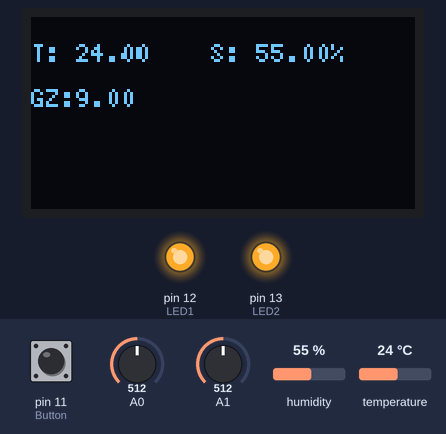
The sketch below on a simulated Arduino Uno, built with avr-gcc and run on an emulated ATmega328P. Shown: 128×64 one-colour display, output pins drawn as LEDs (lit = HIGH). Inputs (shaded band) come from the test bench; at power-on: A0 = 512, pin 11 (Button) HIGH, A1 = 512, humidity 55 %, temperature 24 °C.

Above: at 1.2 s.
1.3 s: A0 set to 494
At 1.9 s:
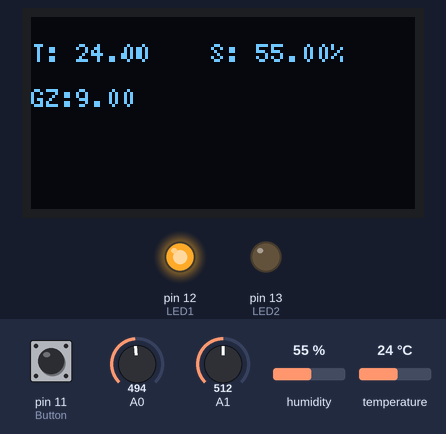
3.0 s: pin 11 (Button) pulled LOW for 1 s
At 3.7 s:
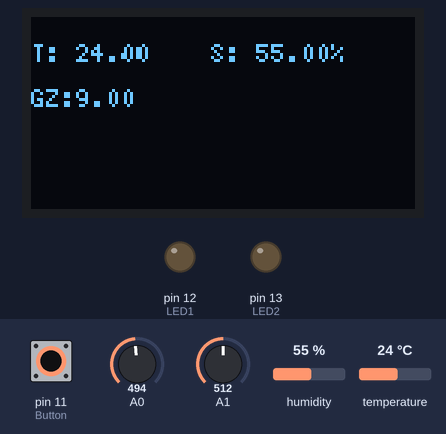
5.6 s: pin 11 (Button) pulled LOW for 3.2 s
At 9.7 s:
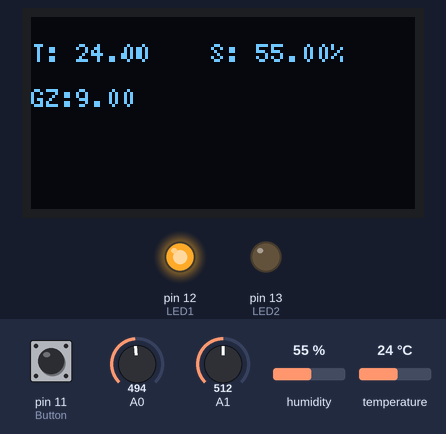
Timing chart, 0 to 11.2 s (numbered marks = the images above; inputs shaded):
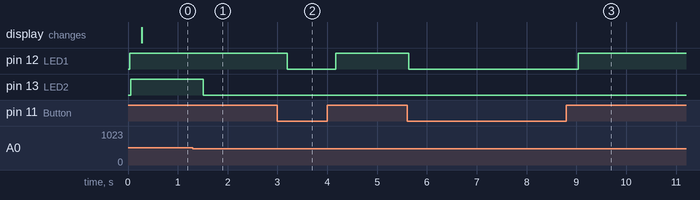

Measured:
- the behaviour switches between 511 and 510 on A0 (found by bisection; images 0 and 1)
- after the input at 1.3 s, pin 13 (LED2): HIGH → LOW after 0.22 s
- after the input at 3.0 s, pin 12 (LED1): HIGH → LOW after 0.20 s, → HIGH 0.97 s later
- after the input at 5.6 s, pin 12 (LED1): HIGH → LOW at once, → HIGH 3.4 s later

The sketch:

zhongbiao_dingzuo.ino
```cpp
#include <dht11.h>//程序中调用了dht11的库
#include <Arduino.h>
#include <U8g2lib.h>

#ifdef U8X8_HAVE_HW_SPI
#include <SPI.h>
#endif
#ifdef U8X8_HAVE_HW_I2C
#include <Wire.h>
#endif
#define AD5 A5   //定义模拟口A5
#define LED2 13
#define LED1 12//定义数字口13
int Button = 11;         //定义按键脚
int Intensity = 0;//光照度数值
String comdata = "";
String str = "";
int a = 3;

U8G2_SSD1306_128X64_NONAME_1_SW_I2C u8g2(U8G2_R0, /* clock=*/ SCL, /* data=*/ SDA, /* reset=*/ U8X8_PIN_NONE);

dht11 DHT11;//定义一个名字叫做DHT11，类型为dht11的值。

#define DHT11PIN 2//定义DHT11的引脚号为D2。

/////////////////摄氏度计算/////////////////////
double Fahrenheit(double celsius)
{
  return 1.8 * celsius + 32;
}    //摄氏温度度转化为华氏温度

double Kelvin(double celsius)
{
  return celsius + 273.15;
}     //摄氏温度转化为开氏温度

// 露点（点在此温度时，空气饱和并产生露珠）
// 参考: http://wahiduddin.net/calc/density_algorithms.htm
double dewPoint(double celsius, double humidity)
{
  double A0 = 373.15 / (273.15 + celsius);
  double SUM = -7.90298 * (A0 - 1);
  SUM += 5.02808 * log10(A0);
  SUM += -1.3816e-7 * (pow(10, (11.344 * (1 - 1 / A0))) - 1) ;
  SUM += 8.1328e-3 * (pow(10, (-3.49149 * (A0 - 1))) - 1) ;
  SUM += log10(1013.246);
  double VP = pow(10, SUM - 3) * humidity;
  double T = log(VP / 0.61078); // temp var
  return (241.88 * T) / (17.558 - T);
}

// 快速计算露点，速度是5倍dewPoint()
// 参考: http://en.wikipedia.org/wiki/Dew_point
double dewPointFast(double celsius, double humidity)
{
  double a = 17.271;
  double b = 237.7;
  double temp = (a * celsius) / (b + celsius) + log(humidity / 100);
  double Td = (b * temp) / (a - temp);
  return Td;
}
/////////////////////////////////////////////////////////////

void setup()
{
  pinMode(LED1, OUTPUT);
   pinMode(LED2, OUTPUT);//设置LED为输出模式
pinMode(Button, INPUT_PULLUP);
digitalWrite(LED1,LOW);
digitalWrite(LED2,LOW);
  Serial.begin(9600);
  u8g2.begin();

}
//////////////////////////////////////////////////////////////////
void loop()
{

  ///////////////按键/////////////////////////////////////////
  int ButtonState = digitalRead(Button); //设置变量存储读到的状态值
   if(ButtonState==0)
   {
   digitalWrite(LED1,LOW); //判断，如果读到的状态为1，表明按键已经按下，这时候点亮LED
   }

 else
   {
    digitalWrite(LED1,HIGH);
   }
  ////////////////DHT11/////////////////////////////////////////


  int chk = DHT11.read(DHT11PIN);
  switch (chk)
  {
    case DHTLIB_OK:
      break;
    case DHTLIB_ERROR_CHECKSUM:
      break;
    case DHTLIB_ERROR_TIMEOUT:
      break;
    default:
      break;
  }
  ///////////////////////光敏电阻///////////////////
Intensity = analogRead(A1);  //读取模拟口AD5的值，存入Intensity变量
  a=5000/Intensity;
  ////////////////////烟雾传感器//////////////////////
  int val;
  val = analogRead(0);


   if(val>510)
   {
   digitalWrite(LED2,HIGH);
   }
   else
   {
    digitalWrite(LED2,LOW);
   }

///////////////////////字符处理///////////////////
  while (Serial.available() > 0)
    {
        comdata += char(Serial.read());
        delay(2);
    }
    if (comdata.length() > 0)
    {

        str =comdata;
        comdata = "";

    }
  ///////////////////////12864///////////////////
   u8g2.firstPage();
    do {
       u8g2.setFont(u8g2_font_5x7_tr); //设置字体//font_ncenB14_tr
      u8g2.setCursor(0, 30);    //设置光标处
       u8g2.print("GZ:");  //输出内容
      u8g2.setCursor(0,15);    //设置光标处
      u8g2.print("T:");  //输出内容
 u8g2.setCursor(60,15);    //设置光标处
 u8g2.print("S:");  //输出内容
 u8g2.setCursor(30,15);    //设置光标处
      u8g2.print("oC");  //输出内容
u8g2.setCursor(100,15);    //设置光标处
      u8g2.print("%");  //输出内容


      u8g2.setFont(u8g2_font_5x7_tr); //设置字体
     u8g2.setCursor(15,30);    //设置光标处
      u8g2.print((float)a);  //输出内容
     u8g2.setCursor(15,15);    //设置光标处
      u8g2.print((float)DHT11.temperature);  //输出内容
      u8g2.setCursor(75,15);    //设置光标处
      u8g2.print((float)DHT11.humidity);  //输出内容
       u8g2.setCursor(0,45);    //设置光标处
      u8g2.print(str);  //输出内容
   } while ( u8g2.nextPage() );

    }
```
